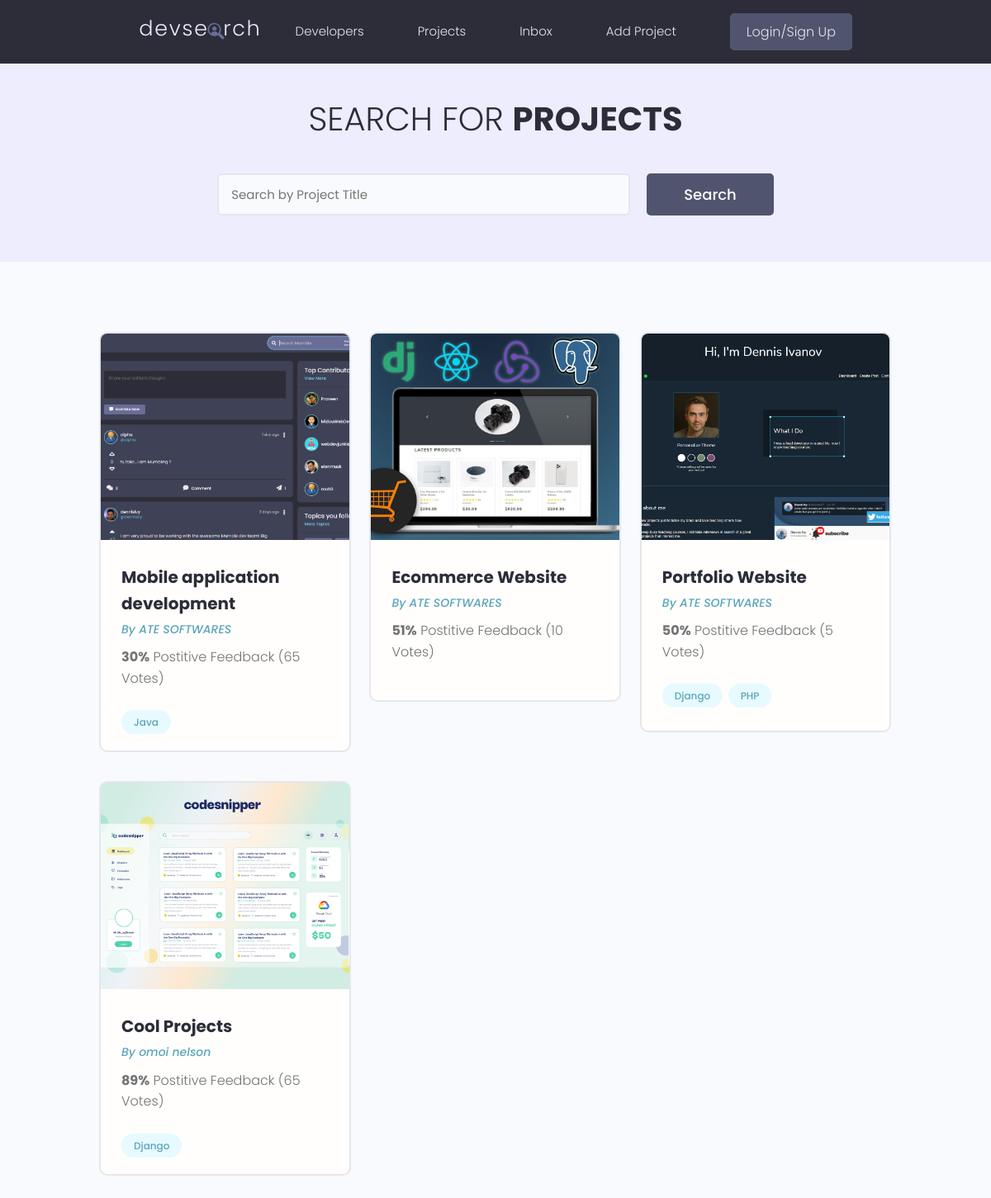
/projects/, run on the app's committed database.
### projects/models.py (models this page shows, shortened)
class Project(models.Model):
    owner = models.ForeignKey(Profiles,null=True,blank=True,on_delete=models.SET_NULL)
    title = models.CharField(max_length=200)
    description = models.TextField(blank=True, null=True)
    featured_image = models.ImageField(blank=True,null=True,default='default.jpg')
    demo_link = models.CharField(max_length=200,null=True,blank=True)
    source_link = models.CharField(max_length=200,null=True,blank=True)
    tags = models.ManyToManyField('Tag', blank=True)
    vote_total = models.IntegerField(default=0, null=True, blank=True)
    vote_ratio = models.IntegerField(default=0, null=True, blank=True)
    created = models.DateTimeField(auto_now_add=True)
    id = models.UUIDField(default=uuid.uuid4(),unique=True,primary_key=True,editable=False)

class Tag(models.Model):
    name = models.CharField(max_length=200)
    created = models.DateTimeField(auto_now_add=True)
    id = models.UUIDField(default=uuid.uuid4, unique=True,
                          primary_key=True, editable=False)

### users/models.py (models this page shows, shortened)
class Profiles(models.Model):
    user = models.OneToOneField(User,blank=True,null=True,on_delete=models.CASCADE)
    name = models.CharField(max_length=200,blank=True,null=False)
    email = models.EmailField(max_length=200,blank=True,null=True)
    username = models.CharField(max_length=200,blank=True,null=True)
    location = models.CharField(max_length=200,blank=True,null=True)
    short_intro = models.CharField(max_length=200,blank=True,null=True)
    bio = models.TextField()
    profile_image = models.ImageField(blank=True,null=True,upload_to = 'uploads',default='uploads/user-default.png')
    social_github = models.CharField(max_length=200,blank=True,null=False)
    social_twitter = models.CharField(max_length=200,blank=True,null=False)
    social_linkedin = models.CharField(max_length=200,blank=True,null=False)
    social_youtube = models.CharField(max_length=200,blank=True,null=False)
    social_website = models.CharField(max_length=200,blank=True,null=False)
    created = models.DateTimeField(auto_now_add=True)
    id = models.UUIDField(default=uuid.uuid4, unique=True,
                          primary_key=True, editable=False)

### projects/views.py (the view)
# urls.py: path('projects/',include('projects.urls')),
def projects(request):
    all_projects = Project.objects.all()
    context = {"projects": all_projects}
    return render(request, 'projects.html', context)

### templates/projects.html (shortened to what this page needs)
{% extends 'main.html' %} {% block content %}
<main class="projects">
  <section class="text-center hero-section">
    <div class="container container--narrow">
      <div class="hero-section__box">
        <h2>Search for <span>Projects</span></h2>
      </div>
      <div class="hero-section__search">
        <form class="form" action="#" method="get">
          <div class="form__field">
            <input
              class="input input--text"
              id="formInput#search"
              type="text"
              name="text"
              placeholder="Search by Project Title"
            />
          </div>
          <input class="btn btn--sub btn--lg" type="submit" value="Search" />
        </form>
      </div>
    </div>
  </section>
  <section class="projectsList">
    <div class="container">
      <div class="grid grid--three">
        {% for project in projects%}
            <div class="column">
                <div class="card project">
                    <a href="{% url 'single-project' project.id %}" class="project">
                    <img
                        class="project__thumbnail"
                        src="{{ project.featured_image.url }}"
                        alt="project thumbnail"
                    />
                    <div class="card__body">
                        <h3 class="project__title">
                        {{ project.title }}
                        </h3>
                        <p>
                        <a class="project__author" href="{% url 'profiles' %}"
                            >By {{ project.owner.name }}</a
                        >
                        </p>
                        <p class="project--rating">
                        <span style="font-weight: bold">{{project.vote_ratio}}%</span> Postitive Feedback
                        ({{ project.vote_total}} Vote{{ project.vote_total|pluralize:"s"}})
                        </p>
                        <div class="project__tags">
                        {% for tag in project.tags.all %}
                            <span class="tag tag--pill tag--main">
                                <small>{{tag.name}}</small>
                            </span>
                        {% endfor %}
                        </div>
                    </div>
                    </a>
                </div>
            </div>
        {% endfor %}
      </div>
    </div>
  </section>
</main>
{% endblock %}

### static/styles/css/app.css (style rules this page uses)
:root { --color-sub: #2d2d39; }
.btn--sub { background-color: var(--color-sub-light); }
.card { border: 2px solid var(--color-light); }
img { width: 100%; }
.hero-section { height: 40vh; display: flex; align-items: center; background-color: var(--color-sub); }
.hero-section__box { margin-bottom: 4rem; }
.hero-section__box > h2, .hero-section__box > h2 > span { font-size: 4rem; color: var(--color-light); line-height: 1.3; text-transform: uppercase; }
.hero-section__box > h2 { font-weight: 300; }
.hero-section__box > h2 > span { font-weight: 700; }
.hero-section__search > .form { display: flex; align-items: center; justify-content: center; gap: 2rem; }
.hero-section__search > .form input.input--text { width: 50rem; }
.project__author { font-size: 1.4rem; font-style: italic; }
.project--rating { margin-bottom: 1.6em; margin-top: .5em; }
.projects > .hero-section { background: var(--color-sub-lighter); height: 30vh; }
.projects .hero-section__box { margin-bottom: 2.5rem; }
.projects .hero-section__box > h2 { color: var(--color-sub); }
.projects .hero-section__box > h2 > span { font-weight: 700; color: var(--color-sub); }
.projectsList { margin-top: 8rem; }
.project__thumbnail { height: 25rem; object-fit: cover; object-position: top center; }
.project__title { font-size: 2rem; font-weight: 700; color: var(--color-sub); }

### static/uikit/styles/modules/_variables.css (style rules this page uses)
:root { --color-main: #5aa5b9; --color-main-light: #e6faff; --color-sub: #3f4156; --color-sub-light: #51546e; --color-sub-lighter: #ededfd; --color-text: #737373; --color-gray: #8b8b8b; --color-light: #e5e7eb; --color-light-gray: #767676; --color-bg: #f8fafd; --color-white: #fffefd; --color-white-light: #f3f3f3; --color-success: #359e64; --color-success-bg: #def8e8; --color-error: #fc4b0b; --color-error-bg: #fff2ee; --font-base: 'Poppins', arial, helvetica, 'Segoe UI', roboto, ubuntu, sans-serif; --font-monospace: 'Fira Code', 'Courier New', courier, monospace; --font-regular: 300; --font-medium: 500; --font-bold: 700; --generic-shadow: 1px 1px 5px #00000010; --generic-transition: all 0.3s ease-in-out; }

### static/uikit/styles/modules/_base.css (style rules this page uses)
* { margin: 0; padding: 0; box-sizing: border-box; text-rendering: optimizeLegibility; color: inherit; font-size: inherit; }
html { font-size: 50%; }
@media only screen and (min-width: 480px) { html { font-size: 56.25%; } }
@media only screen and (min-width: 1200px) { html { font-size: 62.5%; } }
body { line-height: 1.6; font-weight: 400; font-size: 1.5rem; color: var(--color-text); background-color: var(--color-bg); min-height: 100vh; }

### static/uikit/styles/modules/_typography.css (style rules this page uses)
* { font-family: var(--font-base); }
h2 { font-size: 3.6rem; font-weight: var(--font-bold); }
h3 { font-size: 3.2rem; font-weight: var(--font-medium); }
p, span, strong { font-size: 1.6rem; color: var(--color-text); font-weight: var(--font-regular); }
a { padding-bottom: 2px; text-decoration: none; display: inline-block; color: var(--color-main); font-weight: var(--font-medium); }

### static/uikit/styles/modules/_utilities.css (style rules this page uses)
.container { width: 92%; max-width: 165rem; margin: 0 auto; box-sizing: border-box; }
.container--narrow { width: 92%; max-width: 120rem; }
@media screen and (min-width: 1000px) { .container { width: 90%; } }
@media screen and (min-width: 1000px) { .container--narrow { width: 85%; } }
@media screen and (min-width: 1200px) { .container { width: 80%; } }
@media screen and (min-width: 1200px) { .container--narrow { width: 72%; } }
.text-center { text-align: center; }

### static/uikit/styles/modules/_button.css (style rules this page uses)
.btn { display: inline-block; position: relative; cursor: pointer; background-color: var(--color-light); font-weight: var(--font-medium); color: var(--color-sub); text-decoration: none; padding: 1rem 2rem; border-radius: 0.5rem; border: none; width: -webkit-fit-content; width: -moz-fit-content; width: fit-content; height: -webkit-fit-content; height: -moz-fit-content; height: fit-content; font-size: 1.6rem; outline-width: 0; outline-color: transparent; -webkit-backface-visibility: hidden; backface-visibility: hidden; transition: all 0.3s ease-in-out; }
.btn--sub { background-color: var(--color-sub); color: var(--color-white); }
.btn--lg { font-size: 1.8rem; padding: 1.2rem 4.5rem; }

### static/uikit/styles/modules/_card.css (style rules this page uses)
.card { border-radius: 1rem; background-color: var(--color-white); border: 1.5px solid var(--color-light); width: auto; height: auto; margin-top: 0.5rem; margin-bottom: 0.5rem; overflow: hidden; }
.card__body, .card__header { padding: 2rem 2.5rem; }

### data on the page
Project: featured_image (picture), title "Mobile application development", owner.name "ATE SOFTWARES", vote_ratio "30", vote_total "65"
Tag: name "Java"
Project: featured_image (picture), title "Ecommerce Website", owner.name "ATE SOFTWARES", vote_ratio "51", vote_total "10"
Project: featured_image (picture), title "Portfolio Website", owner.name "ATE SOFTWARES", vote_ratio "50", vote_total "5"
Tag: name "Django"
Tag: name "PHP"
Project: featured_image (picture), title "Cool Projects", owner.name "omoi nelson", vote_ratio "89", vote_total "65"
